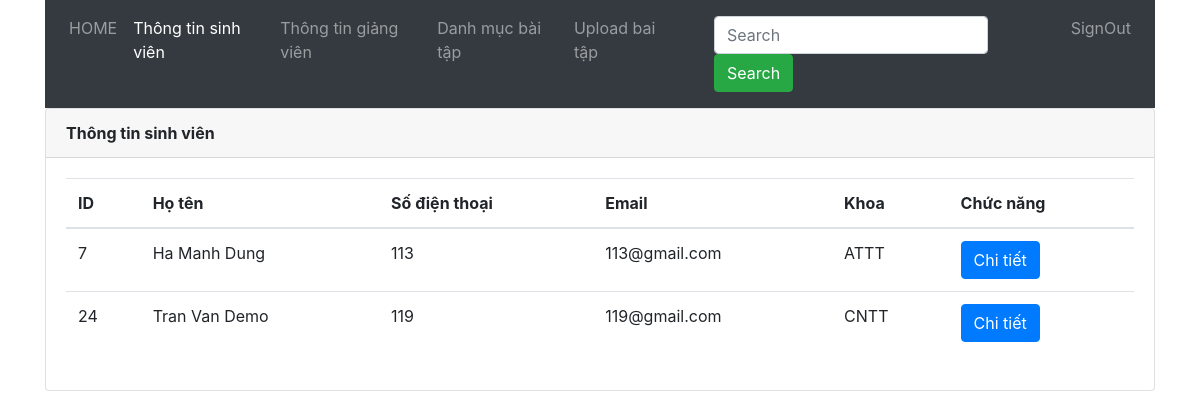
/pages/student.php, run on an earlier commit of the app's database.
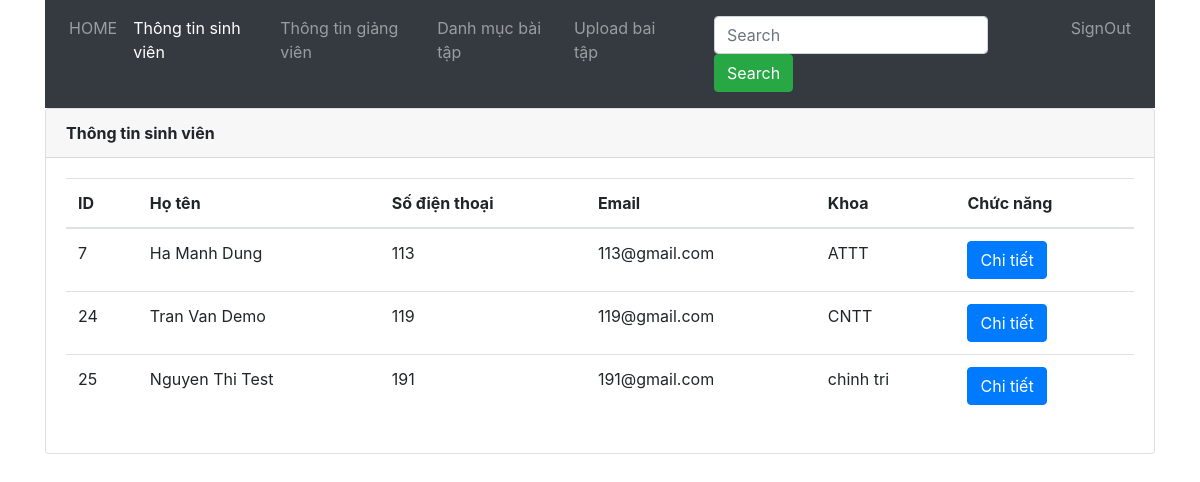
And on a later commit of the database.
### tables this page shows
CREATE TABLE `account` (
  `ID` int(11) NOT NULL,
  `Username` text NOT NULL,
  `Pass` text NOT NULL,
  `Is_teacher` smallint(1) NOT NULL,
  `Name` text NOT NULL,
  `Phone` int(11) NOT NULL,
  `Email` text NOT NULL,
  `Khoa` text NOT NULL,
  `Avatar` varchar(255) DEFAULT NULL
);

### pages/student.php (the view, shortened to what this page needs)
<!DOCTYPE html>
<html lang="en">
<head>
    <link href="/qlsv/bootstrap/css/bootstrap.min.css" rel="stylesheet" style="text/css">
    <link href="/qlsv/bootstrap/css/bootstrap.css" rel="stylesheet" style="text/css">
</head>
<body>
    <div class="container">
        <nav class="navbar navbar-expand-sm bg-dark navbar-dark">
            <ul class="navbar-nav">
                <li class="nav-item ">
                    <a class="nav-link" href='profile.php?id=$ID'>HOME</a>
                </li>
                <li class="nav-item">
                    <a class="nav-link active" href='student.php'>Thông tin sinh viên</a>
                </li>
                <li class="nav-item">
                    <a class="nav-link" href="teacher.php">Thông tin giảng viên</a>
                </li>
                <li class="nav-item">
                    <a class="nav-link" href="list_exam.php?id=$ID ">Danh mục bài tập</a>
                </li>
                <li class="nav-item">
                    <a class="nav-link" href="student_upload.php">Upload bai tập</a>
                </li>
                <li class="nav-item">
                    <a class="nav-link" href="#"></a>
                </li>
                <nav class="navbar navbar-expand-sm bg-dark navbar-darks">
                    <form class="form-inline" action="#">
                        <input class="form-control mr-sm-2" type="text" placeholder="Search">
                        <button class="btn btn-success" type="submit">Search</button>
                    </form>
                </nav>
                <li class="nav-item">
                    <a class="nav-link" href="../lib/signout.php">SignOut</a>
                </li>
            </ul>
        </nav>
    </div>
    <div class="container">
        <div class="card">
            <div class="card-header"><b>Thông tin sinh viên</b></div>
            <div class="card-body">
                <table class="table">
                <thead>
                <tr>
                    <th>ID</th>
                    <th>Họ tên</th>
                    <th>Số điện thoại</th>
                    <th>Email</th>
                    <th>Khoa</th>
                    <th>Chức năng</th>
                </tr>
                </thead>
                <tbody>
                    <?php
                        include ("../lib/connectDB.php");
                        $query = "SELECT * FROM account WHERE Is_teacher = '0'";
                        $result = mysqli_query($connectDB, $query);
							if(mysqli_num_rows($result) > 0){
								while ($r = mysqli_fetch_assoc($result)){
                                    $ID = $r['ID'];
                                    $ten= $r['Name'];
                                    $sdt = $r['Phone'];
                                    $mail = $r['Email'];
                                    $khoa = $r['Khoa'];
                                    echo "<tr>";
                                    echo "<td>$ID</td>";
                                    echo "<td>$ten</td>";
                                    echo "<td>$sdt</td>";
                                    echo "<td>$mail</td>";
                                    echo "<td>$khoa</td>";
                                    echo " <td>";
                                    echo "<a href='message.php?id=$ID'><input class='btn btn-primary' id='btnChitiet' type='button' value='Chi tiết' '></a>
                                    </td>";
                                    echo"</tr>";
                                }
                            }
					?>
                </tbody>
                </table>
            </div>
        </div>
    </div>
</body>
</html>

What changed in the data, as far as the page shows it:
added account: ID "25", Name "Nguyen Thi Test", Phone "191", Email "191@gmail.com", Khoa "chinh tri"
